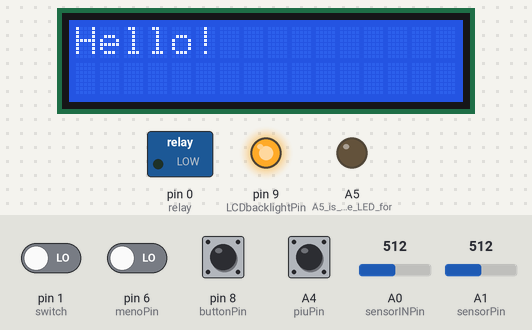
A sketch run on a simulated Arduino Uno, built for the host (arithmetic inside an expression is 32-bit, double 64-bit). Parts: 16×2 character LCD, switched loads named in the sketch (green lamp = pin HIGH), output pins drawn as LEDs (lit = HIGH). The test bench sets the inputs (shaded band); at power-on: A4 (piuPin), pin 1 (switch), pin 6 (menoPin), pin 8 (buttonPin) LOW, A0 (sensorINPin) = 512, A1 (sensorPin) = 512. WiFi joins after 1.5 s; servers stay silent unless stated; uploads are accepted with an empty reply.

Above: at 0.1 s.
At 1.1 s:
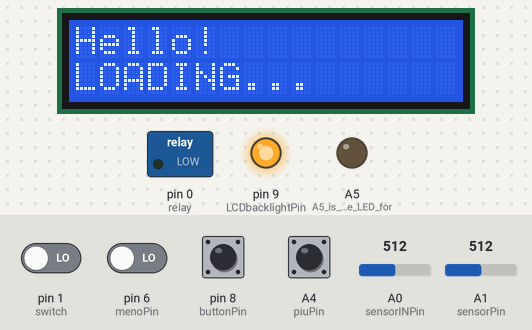
At 2.6 s:
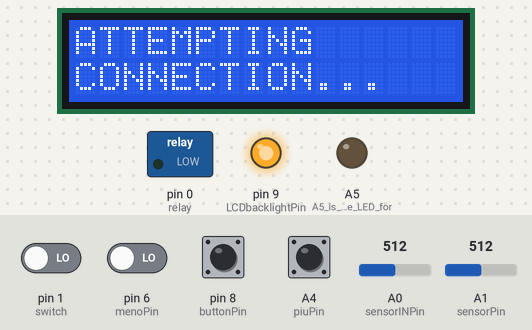
At 4.1 s:
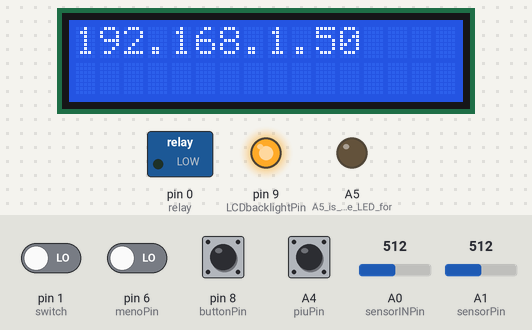
At 5.4 s:
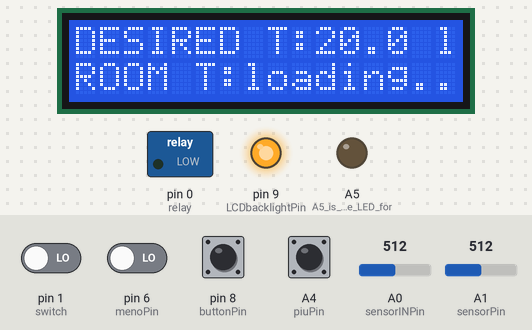

The sketch:

Twitter_Arduheat_v2_0b0.ino
```cpp
#include <LiquidCrystal.h>
#include <math.h>
#include <SPI.h>
#include <Ethernet.h>
/* SETUP:
T*sensors: "face round side" left ground, right to power, centre to A0/1
RedLED: ground to ground through 200 OMH resistor, + to A5
LCD circuit and system at pages 116...
Voltage devider:
           from third pin on lcd:
               4.7k+220 OMH to +
               560+220 OMH to -
botton setup for pins 6, 8; A4.
relay
  motor: + to battery +, - to middle relay
  diode: black to -, silver to +(0)
  battery - to relay last
internet mode switch. One side to +, other to -, centre to 1.
*/


LiquidCrystal lcd(A3, A2, 5, 7, 3, 2);      //initiate lcd.

unsigned long currentTime;          //current time since system start
unsigned long protect;              //time variable to protect system from functioning while temperature is not calibrated
unsigned long ethernetMaintainTimeLapsed = 0;    //time lapsed since last time the IP address was maintained

//variables for the current temperature reading: variableIN is the TMP36 temp. sensor. for inside components safety
const int sensorPin = A1;
const int sensorINPin = A0;
const int numReadings = 150;
const int numReadingsIN = 150;
int reading[numReadings];
int readingIN[numReadingsIN];
int index = 0;
int indexIN = 0;
long total = 0;
long totalIN = 0;
int average = 0;
int averageIN = 0;
float voltage;
float voltageIN;            //reading (0-1023), voltage and temperature on each sensor
float temp;
float tempIN;
float TEMP;              //temperatures and variables to round off later
float TEMPIN;
float TEMPr;
float TEMPrIN;
float f;          //float f is the value on the tweet

float desiredT = 20;// desired room temperature


//variables for the botton (local) system to set roomT, piu is +, meno is -
const int piuPin = A4;
const int menoPin = 6;
  int piuRead;
  int piuPrev = LOW;
  int menoRead;
  int menoPrev = LOW;
  long timeA = 0;
  long debounceA = 200;

//LCD backlight botton system variables
int buttonPin = 8;          //input for the botton status
int LCDbacklightPin = 9;    //output pin for the LCD backlight LED
int LCDstate = HIGH;        //current state for the LCD LED
int bottonread;             //current reading in the buttonPin
int previous = LOW;         //previous reading from the buttonPin
long time = 0;              //the time since the output for the LED was toggled last
long debounce = 200;        //debounce time to avoid flickering


int internet;          //internet switch status


//ethernet values
byte mac[] = {  0x90, 0xA2, 0xDA, 0x0D, 0xA8, 0xAF };
IPAddress ip(192,168,1,70);

// initialize the library instance:
EthernetClient client;

unsigned int intervallo = 15000;  // delay between requests

char serverName[] = "api.twitter.com";  // twitter URL

boolean requested;                   // whether a request was made since connecting
unsigned long lastAttemptTime = 0;            // last time connected to the server, in milliseconds


String currentLine = "";            // string to hold the text from server
String tweet = "";                 // string to hold the tweet
boolean readingTweet = false;       // if currently reading the tweet


//SETUP/////////////////////////////////////////////////////////////////////////////////////////////////
void setup() {

 //pinmodes
 pinMode(A5, OUTPUT);      //A5 is the pin the LED for heatingON is attached to
 pinMode(0, OUTPUT);        //0 is the pin the relay is attached to
 pinMode(buttonPin, INPUT);
 pinMode(LCDbacklightPin, OUTPUT);
 pinMode(piuPin, INPUT);
 pinMode(menoPin, INPUT);
 pinMode(1, INPUT);          //1 is the pin the switch for internet/local mod is attached to

 digitalWrite(LCDbacklightPin, HIGH);    //turn on LCD backlight

 // Serial.begin(9600);//open serial communication, *nope, pins 0 and 1 used*

 //begin lcd and print hello message, then clear and print fixed runtime text
 lcd.begin(16, 2);
 lcd.print("Hello!");
 delay(1000);
 lcd.setCursor(0, 1);
 lcd.print("LOADING...");      // print hello, go to next line and print loading
 delay(1500);
 lcd.clear();
 lcd.setCursor(0, 0);
 lcd.print("ATTEMPTING");      //attempting connection displayed
 lcd.setCursor(0, 1);
 lcd.print("CONNECTION...");


 // initialize all the readings of temperature to 0:
 for (int thisReading = 0; thisReading < numReadings; thisReading++)
    reading[thisReading] = 0;
 for (int thisReadingIN = 0; thisReadingIN < numReadingsIN; thisReadingIN++)
    readingIN[thisReadingIN] = 0;


// reserve space for the twitter strings:
currentLine.reserve(256);
tweet.reserve(150);


// attempt a DHCP connection:
   // Serial.println("Attempting to get an IP address using DHCP:");              *nope, pins 0 and 1 used*
   if (!Ethernet.begin(mac)) {
    //if DHCP fails, start with a hard-coded address:
    //Serial.println("failed to get an IP address using DHCP, trying manually");  *nope, pins 0 and 1 used*
      Ethernet.begin(mac, ip);
    }
  //Serial.print("My address:");                                                  *nope, pins 0 and 1 used*
  //Serial.println(Ethernet.localIP());                                           *nope, pins 0 and 1 used*
  lcd.clear();
  lcd.print(Ethernet.localIP());    //print acquired IP to lcd for 1 second
  delay(1000);
   connectToServer();      //connect to Twitter:


 lcd.clear();                  //then clear and prepare lcd for inputs from the loop()
 lcd.print("DESIRED T:");
 lcd.setCursor(0,1);
 lcd.print("ROOM T:");
 lcd.setCursor(15, 0);
 lcd.print("~");

 f = 20;      //initiate float f (tweet value) and give an arbitrary value: 20
}


//LOOP/////////////////////////////////////////////////////////////////////////////////////////////////
void loop() {

   currentTime = millis();      //set current time and protect timer to the system runtime
   protect = millis();

  if(currentTime - ethernetMaintainTimeLapsed > 60000) {    //every 60 seconds maintain IP address
   // Ethernet.maintain();    //done next line down with return check
    byte returnedValue = Ethernet.maintain();
    lcd.setCursor(12,1);
    switch (returnedValue) {
      case 0: lcd.print(/*"nothing happened"*/ "0"); break;
      case 1: lcd.clear();
              lcd.print("renew failed");
              delay(10000);
              //Ethernet.begin(mac); break;                            //RESET CODE HERE FOR V.2.0
              for(;;); break;
              lcd.clear();                  //then clear and prepare lcd for inputs from the loop()
              lcd.print("DESIRED T:");
              lcd.setCursor(0,1);
              lcd.print("ROOM T:");
              lcd.setCursor(15, 0);
              lcd.print("~");
      case 2: lcd.print(/*"renew success"*/ "2"); break;
      case 3: lcd.print(/*"rebind fail"*/ "3"); break;
      case 4: lcd.print(/*"rebind success"*/ "4"); break;
      default: Serial.print("Unexpected returned value: ");
      //Serial.println((int)returnedValue);
    break;
    }
  ethernetMaintainTimeLapsed = currentTime;
  }

  if(currentTime - lastAttemptTime > intervallo) {      //connect to twitter every 'interval' seconds
    connectToServer();
    lastAttemptTime = currentTime;
  }

  //twitter reading bit
    if (client.connected()) {
    if (client.available()) {
      // read incoming bytes:
      char inChar = client.read();
      // add incoming byte to end of line:
      currentLine += inChar;
      // if you get a newline, clear the line:
      if (inChar == '\n') {
        currentLine = "";
      }
      // if the current line ends with <text>, it will
      // be followed by the tweet:
      if ( currentLine.endsWith("<text>")) {
        // tweet is beginning. Clear the tweet string:
        readingTweet = true;
        tweet = "";
      }
      // if you're currently reading the bytes of a tweet,
      // add them to the tweet String:
      if (readingTweet) {
        if (inChar != '<') {
          tweet += inChar;
        }
      else {
        // if you got a "<" character,
        // you've reached the end of the tweet:
        readingTweet = false;
     // Serial.println(tweet);       *nope, pins 0 and 1 used*
        char carray[tweet.length() + 1];           //determine size of the array
        tweet.toCharArray(carray, sizeof(carray)); //put readString into an array
        f = atof(carray+1);                  //convert the array into an float; f is the float containing the value of the tweet
          // Serial.println(tweet);  //so you can see the captured string *nope, pins 0 and 1 used*
          // close the connection to the server:
          client.stop();
        }
      }
    }
  }


  internet = digitalRead(1);
  if(internet == HIGH){          //if the internet switch is set on internet
           desiredT = f;        //use twitter reading
           intervallo = 15000;        //keep twitter search interval to 15 seconds
           lcd.setCursor(15,0);
           lcd.print("i");
         }
         else if(internet == LOW){        //else, don't
           intervallo = 600000;      //set twitter search interval to 10 min.
           lcd.setCursor(15,0);
           lcd.print("l");
         }


  //LCD backlight switch code
  bottonread = digitalRead(buttonPin);
  // if the input on botton just went from LOW and HIGH and we've waited long enough
  // to ignore any noise on the circuit, toggle the output pin and remember the time
  if (bottonread == HIGH && previous == LOW && millis() - time > debounce) {
    if (LCDstate == HIGH)
      LCDstate = LOW;
    else
      LCDstate = HIGH;
    time = millis();
  }
  digitalWrite(LCDbacklightPin, LCDstate);
  previous = bottonread;


  //roomT setting bottons system code
  piuRead = digitalRead(piuPin);
  menoRead = digitalRead(menoPin);
  // if the input just went from LOW and HIGH and we've waited long enough
  // to ignore any noise on the circuit, toggle the +/- 0.5 and remember
  // the time
  if (piuRead == HIGH && piuPrev == LOW && millis() - timeA > debounceA) {
    desiredT += .5;
    timeA = millis();
  }
  if (menoRead == HIGH && menoPrev == LOW && millis() - timeA > debounceA) {
    desiredT -= .5;
    timeA = millis();
  }
  piuPrev = piuRead;
  menoPrev = menoRead;


  //temperature measurement code
  // subtract the last reading:
  total= total - reading[index];
  totalIN= totalIN - readingIN[indexIN];
  // read from the sensor:
  reading[index] = analogRead(sensorPin);
  delay(3);
  reading[index] = analogRead(sensorPin);
  delay(5);
  readingIN[indexIN] = analogRead(sensorINPin);                          //double readings to allow system to adapt to analog requests
  delay(3);
  readingIN[indexIN] = analogRead(sensorINPin);
  // add the reading to the total:
  total= total + reading[index];
  totalIN= totalIN + readingIN[indexIN];
  // advance to the next position in the array:
  index = index + 1;
  indexIN = indexIN + 1;
  // if at the end of the array... ...wrap around to the beginning:
  if (index >= numReadings)
    index = 0;
  if (indexIN >= numReadingsIN)
    indexIN = 0;
    //find running average of readings
  average = total / numReadings;
  averageIN = totalIN / numReadingsIN;
  delay(1);

 // reading = analogRead(sensorPin);
 // reading2 = analogRead(sensor2Pin);      //*read sensors --- obsolete, replaced by for average loop to reduce fluctuation*
  voltage = (average/1024.0) * 5;
  voltageIN = (averageIN/1024.0) * 5;      //find voltage
  temp = (voltage *100);
  tempIN = ((voltageIN - .5) *100)/* - 3.3*/;          //and temperature
  TEMP = (round(temp*2));                              //round to closest .5
  TEMPIN = (round(tempIN*2));
  TEMPr = TEMP/2;
  TEMPrIN = (TEMPIN/2)-2.5;                              //-2.5 to reduce error in sensor


  // printing and comparing temperatures
  lcd.setCursor(10,0);//set cursor to after the "desired temp" text
  lcd.print(desiredT,1);//lcd print roomT in right place
if(protect > 17500){
  lcd.setCursor(7,1);//set cursor to after the "current T" text
  lcd.print(TEMPr,1);//lcd print current temperature
}
else if(protect > 15000 && protect < 17500){
  lcd.setCursor(7,1);//set cursor to after the "current T" text
  lcd.print(TEMPr,1);//lcd print current temperature
  lcd.setCursor(11,1);
  lcd.print("  ");
}
else{
  lcd.setCursor(7,1);
  lcd.print("loading..");
}


if(protect > 15000){
  if(TEMPr - desiredT < -.5){
    digitalWrite(A5, HIGH);
    lcd.setCursor(13,1);
    lcd.print("ON ");//heating status printed at end of screen
    digitalWrite(0, HIGH);
  }else if(TEMPr > desiredT){
    digitalWrite(A5, LOW);
    lcd.setCursor(13,1);
    lcd.print("OFF");//heating status printed at end of screen
    digitalWrite(0, LOW);
  } else { //this is to avoid continuos on-->off-->on-->    //technically pointless
  }
}

  //stop 60 seconds if inside temperature (TEMPrIN) increases a lot
  if(TEMPrIN > 45){
    delay(60000);
  }else{
    delay(5);
  }
}

//connectToServer()/////////////////////////////////////////////////////////////////////////////////////////////////
int connectToServer() {
 // attempt to connect, and wait a millisecond:
 // Serial.println("connecting to server...");    *nope, pins 0 and 1 used*
  if (client.connect(serverName, 80)) {
   // Serial.println("making HTTP request...");   *nope, pins 0 and 1 used*
    // make HTTP GET request to twitter:
    client.println("GET /1/statuses/user_timeline.xml?screen_name=Arduheat&count=1 HTTP/1.1");
    client.println("HOST: api.twitter.com");
    client.println();
  }
  // note the time of this connect attempt:
  lastAttemptTime = millis();

}

//[with this system only the values of temperature and motor status are
//updated every loop(), writing is static since end of setup()]
```

Measured:
- what the display in image 1 shows lasts 1.5 s, from 1.1 s to 2.6 s
- what the display in image 3 shows lasts 1.2 s, from 4.1 s to 5.3 s
